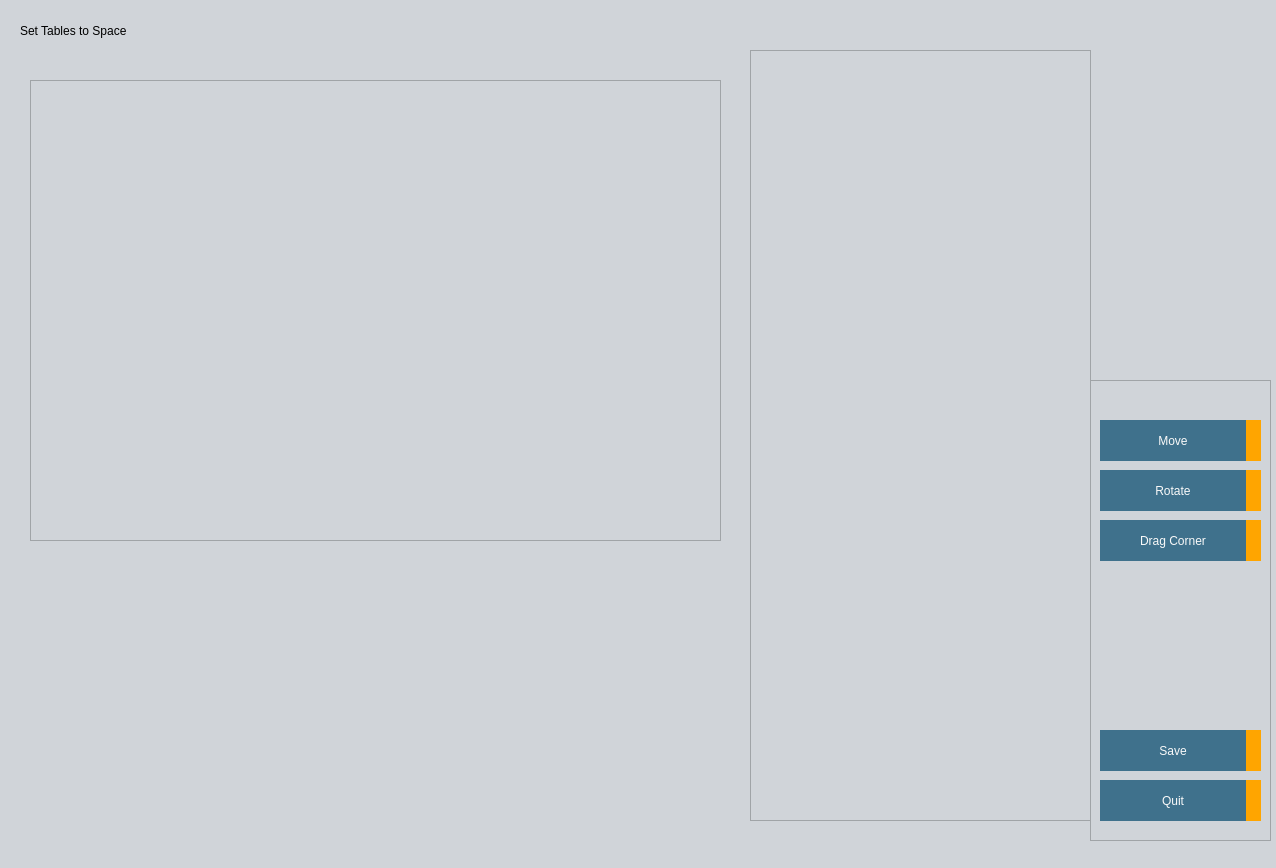
<?xml version="1.0" encoding="UTF-8"?>
<ui version="4.0">
 <class>MainWindow</class>
 <widget class="QMainWindow" name="MainWindow">
  <property name="geometry">
   <rect>
    <x>0</x>
    <y>0</y>
    <width>1276</width>
    <height>868</height>
   </rect>
  </property>
  <property name="windowTitle">
   <string>MainWindow</string>
  </property>
  <property name="styleSheet">
   <string notr="true">background-color: rgb(208, 212, 217);</string>
  </property>
  <widget class="QWidget" name="centralwidget">
   <widget class="QLabel" name="label">
    <property name="geometry">
     <rect>
      <x>20</x>
      <y>20</y>
      <width>191</width>
      <height>21</height>
     </rect>
    </property>
    <property name="styleSheet">
     <string notr="true">font: 11pt &quot;Segoe UI&quot;;</string>
    </property>
    <property name="text">
     <string>Set Tables to Space</string>
    </property>
   </widget>
   <widget class="QFrame" name="frame">
    <property name="geometry">
     <rect>
      <x>1090</x>
      <y>380</y>
      <width>181</width>
      <height>461</height>
     </rect>
    </property>
    <property name="frameShape">
     <enum>QFrame::Shape::StyledPanel</enum>
    </property>
    <property name="frameShadow">
     <enum>QFrame::Shadow::Raised</enum>
    </property>
    <widget class="QPushButton" name="pushButton_save_annotations">
     <property name="enabled">
      <bool>true</bool>
     </property>
     <property name="geometry">
      <rect>
       <x>10</x>
       <y>350</y>
       <width>161</width>
       <height>41</height>
      </rect>
     </property>
     <property name="mouseTracking">
      <bool>true</bool>
     </property>
     <property name="tabletTracking">
      <bool>true</bool>
     </property>
     <property name="accessibleName">
      <string/>
     </property>
     <property name="styleSheet">
      <string notr="true">QPushButton {
    color: rgb(249, 249, 249);
    border-radius: 0px;
	
	
	background-color: rgb(63, 113, 140);
	
    border-right: 15px solid orange; /* Προσθήκη κίτρινης γραμμής περιγράμματος στη δεξιά πλευρά */
}

QPushButton:hover {
   
	background-color: rgb(99, 99, 99);
}
</string>
     </property>
     <property name="text">
      <string>Save</string>
     </property>
     <property name="iconSize">
      <size>
       <width>33</width>
       <height>33</height>
      </size>
     </property>
     <property name="autoDefault">
      <bool>true</bool>
     </property>
     <property name="default">
      <bool>true</bool>
     </property>
    </widget>
    <widget class="QPushButton" name="pushButton_quit_annotations">
     <property name="enabled">
      <bool>true</bool>
     </property>
     <property name="geometry">
      <rect>
       <x>10</x>
       <y>400</y>
       <width>161</width>
       <height>41</height>
      </rect>
     </property>
     <property name="mouseTracking">
      <bool>true</bool>
     </property>
     <property name="tabletTracking">
      <bool>true</bool>
     </property>
     <property name="accessibleName">
      <string/>
     </property>
     <property name="styleSheet">
      <string notr="true">QPushButton {
    color: rgb(249, 249, 249);
    border-radius: 0px;
	
	
	background-color: rgb(63, 113, 140);
	
    border-right: 15px solid orange; /* Προσθήκη κίτρινης γραμμής περιγράμματος στη δεξιά πλευρά */
}

QPushButton:hover {
   
	background-color: rgb(99, 99, 99);
}
</string>
     </property>
     <property name="text">
      <string>Quit</string>
     </property>
     <property name="iconSize">
      <size>
       <width>33</width>
       <height>33</height>
      </size>
     </property>
     <property name="autoDefault">
      <bool>true</bool>
     </property>
     <property name="default">
      <bool>true</bool>
     </property>
    </widget>
    <widget class="QPushButton" name="pushButton_save_annotations_3">
     <property name="enabled">
      <bool>true</bool>
     </property>
     <property name="geometry">
      <rect>
       <x>10</x>
       <y>40</y>
       <width>161</width>
       <height>41</height>
      </rect>
     </property>
     <property name="mouseTracking">
      <bool>true</bool>
     </property>
     <property name="tabletTracking">
      <bool>true</bool>
     </property>
     <property name="accessibleName">
      <string/>
     </property>
     <property name="styleSheet">
      <string notr="true">QPushButton {
    color: rgb(249, 249, 249);
    border-radius: 0px;
	
	
	background-color: rgb(63, 113, 140);
	
    border-right: 15px solid orange; /* Προσθήκη κίτρινης γραμμής περιγράμματος στη δεξιά πλευρά */
}

QPushButton:hover {
   
	background-color: rgb(99, 99, 99);
}
</string>
     </property>
     <property name="text">
      <string>Move</string>
     </property>
     <property name="iconSize">
      <size>
       <width>33</width>
       <height>33</height>
      </size>
     </property>
     <property name="autoDefault">
      <bool>true</bool>
     </property>
     <property name="default">
      <bool>true</bool>
     </property>
    </widget>
    <widget class="QPushButton" name="pushButton_save_annotations_4">
     <property name="enabled">
      <bool>true</bool>
     </property>
     <property name="geometry">
      <rect>
       <x>10</x>
       <y>90</y>
       <width>161</width>
       <height>41</height>
      </rect>
     </property>
     <property name="mouseTracking">
      <bool>true</bool>
     </property>
     <property name="tabletTracking">
      <bool>true</bool>
     </property>
     <property name="accessibleName">
      <string/>
     </property>
     <property name="styleSheet">
      <string notr="true">QPushButton {
    color: rgb(249, 249, 249);
    border-radius: 0px;
	
	
	background-color: rgb(63, 113, 140);
	
    border-right: 15px solid orange; /* Προσθήκη κίτρινης γραμμής περιγράμματος στη δεξιά πλευρά */
}

QPushButton:hover {
   
	background-color: rgb(99, 99, 99);
}
</string>
     </property>
     <property name="text">
      <string>Rotate</string>
     </property>
     <property name="iconSize">
      <size>
       <width>33</width>
       <height>33</height>
      </size>
     </property>
     <property name="autoDefault">
      <bool>true</bool>
     </property>
     <property name="default">
      <bool>true</bool>
     </property>
    </widget>
    <widget class="QPushButton" name="pushButton_save_annotations_5">
     <property name="enabled">
      <bool>true</bool>
     </property>
     <property name="geometry">
      <rect>
       <x>10</x>
       <y>140</y>
       <width>161</width>
       <height>41</height>
      </rect>
     </property>
     <property name="mouseTracking">
      <bool>true</bool>
     </property>
     <property name="tabletTracking">
      <bool>true</bool>
     </property>
     <property name="accessibleName">
      <string/>
     </property>
     <property name="styleSheet">
      <string notr="true">QPushButton {
    color: rgb(249, 249, 249);
    border-radius: 0px;
	
	
	background-color: rgb(63, 113, 140);
	
    border-right: 15px solid orange; /* Προσθήκη κίτρινης γραμμής περιγράμματος στη δεξιά πλευρά */
}

QPushButton:hover {
   
	background-color: rgb(99, 99, 99);
}
</string>
     </property>
     <property name="text">
      <string>Drag Corner</string>
     </property>
     <property name="iconSize">
      <size>
       <width>33</width>
       <height>33</height>
      </size>
     </property>
     <property name="autoDefault">
      <bool>true</bool>
     </property>
     <property name="default">
      <bool>true</bool>
     </property>
    </widget>
   </widget>
   <widget class="QTextEdit" name="textEdit_log">
    <property name="geometry">
     <rect>
      <x>750</x>
      <y>50</y>
      <width>341</width>
      <height>771</height>
     </rect>
    </property>
   </widget>
   <widget class="QFrame" name="frame_2">
    <property name="geometry">
     <rect>
      <x>30</x>
      <y>80</y>
      <width>691</width>
      <height>461</height>
     </rect>
    </property>
    <property name="frameShape">
     <enum>QFrame::Shape::StyledPanel</enum>
    </property>
    <property name="frameShadow">
     <enum>QFrame::Shadow::Raised</enum>
    </property>
    <widget class="QGraphicsView" name="graphicsView_image_annotations">
     <property name="geometry">
      <rect>
       <x>30</x>
       <y>40</y>
       <width>631</width>
       <height>391</height>
      </rect>
     </property>
     <property name="sizePolicy">
      <sizepolicy hsizetype="Fixed" vsizetype="Fixed">
       <horstretch>0</horstretch>
       <verstretch>0</verstretch>
      </sizepolicy>
     </property>
     <property name="frameShape">
      <enum>QFrame::Shape::NoFrame</enum>
     </property>
     <property name="lineWidth">
      <number>0</number>
     </property>
    </widget>
   </widget>
  </widget>
  <widget class="QStatusBar" name="statusbar"/>
 </widget>
 <resources/>
 <connections/>
</ui>
